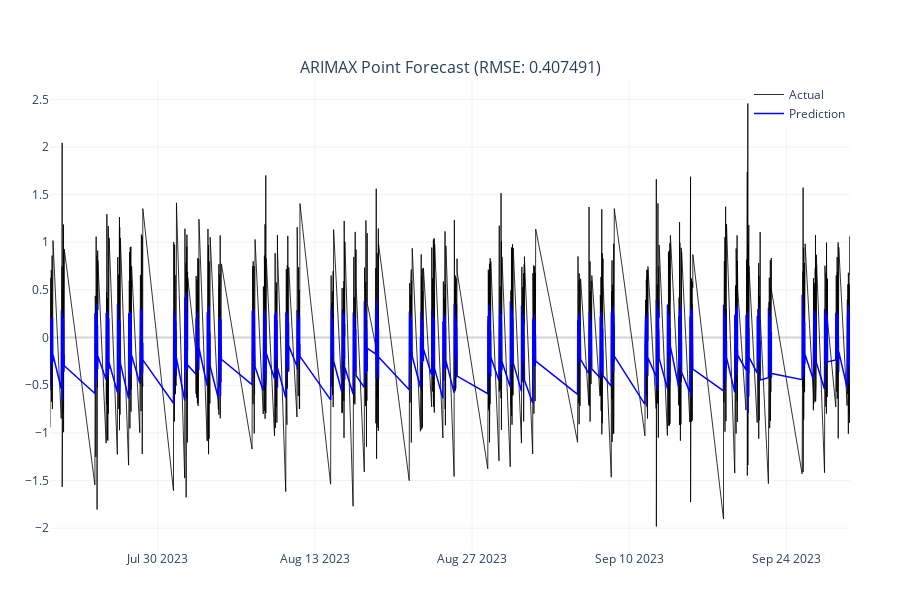

Notebook source saved alongside this figure:
### Code cell
#PLOT RESULTS
fig = make_subplots(rows=1, cols=1, subplot_titles=[f"ARIMAX Point Forecast (RMSE: {rmse_test:.6f})"])
fig.add_trace(go.Scatter(x=test_data.index[-len(test_diff):], y=test_diff, name="Actual", line=dict(color='black', width=1), opacity=0.8), row=1, col=1)
fig.add_trace(go.Scatter(x=test_data.index[-len(test_diff):], y=test_forecast, name="Prediction", line=dict(color='blue', width=1.5)), row=1, col=1)
fig.update_layout(template="plotly_white", height=600, showlegend=True, legend=dict(orientation="v", yanchor="top", y=1, xanchor="right", x=1), margin=dict(l=50, r=50, t=80, b=50))
fig.update_xaxes(showgrid=True, gridwidth=1, gridcolor='#f0f2f6', tickformat='%b %d %Y')
fig.update_yaxes(showgrid=True, gridwidth=1, gridcolor='#f0f2f6', zeroline=True, zerolinecolor='lightgrey')
fig.show()

### Figure 1 — Plotly figure (JSON) as saved in the notebook; plotly's stock layout.template omitted (floating-point values rounded to 4 significant figures; data arrays with more than 128 entries replaced by an {"elided": "..."} marker saying what was removed)
{"data": [{"line": {"color": "black", "width": 1}, "name": "Actual", "opacity": 0.8, "type": "scatter", "x": {"elided": "3978 str values"}, "xaxis": "x", "y": {"elided": "3978 float values"}, "yaxis": "y"}, {"line": {"color": "blue", "width": 1.5}, "name": "Prediction", "type": "scatter", "x": {"elided": "3978 str values"}, "xaxis": "x", "y": {"elided": "3978 float values"}, "yaxis": "y"}], "layout": {"annotations": [{"font": {"size": 16}, "showarrow": false, "text": "ARIMAX Point Forecast (RMSE: 0.407491)", "x": 0.5, "xanchor": "center", "xref": "paper", "y": 1, "yanchor": "bottom", "yref": "paper"}], "height": 600, "legend": {"orientation": "v", "x": 1, "xanchor": "right", "y": 1, "yanchor": "top"}, "margin": {"b": 50, "l": 50, "r": 50, "t": 80}, "showlegend": true, "xaxis": {"anchor": "y", "domain": [0, 1], "gridcolor": "#f0f2f6", "gridwidth": 1, "showgrid": true, "tickformat": "%b %d %Y"}, "yaxis": {"anchor": "x", "domain": [0, 1], "gridcolor": "#f0f2f6", "gridwidth": 1, "showgrid": true, "zeroline": true, "zerolinecolor": "lightgrey"}}}
